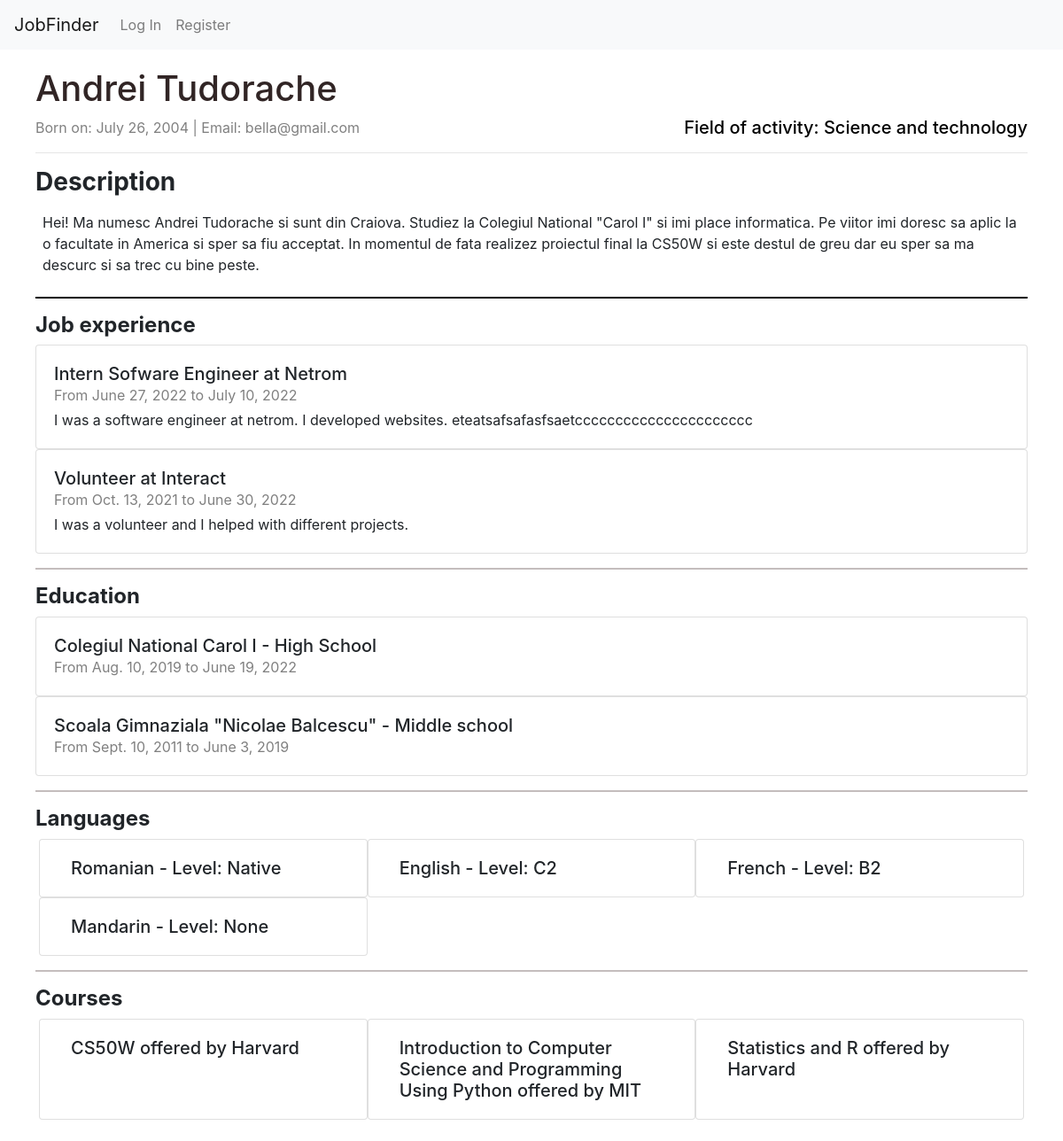
/profile/Bella, run on the app's committed database.
### JobFinderApp/models.py (models this page shows)
class User(AbstractUser):
    description = models.CharField(max_length=500, blank=True, null=True)
    birth_date = models.DateField(blank=True, null=True)
    field = models.CharField(max_length=500, blank=True, null=True)
    is_company = models.BooleanField(default=False)
    location = models.CharField(max_length=100, blank=True, null=True)
    link_to_location = models.CharField(max_length=200, blank=True, null=True)
    class Meta:
        ordering = ['-id']

class Job_experiences(models.Model):
    user = models.ForeignKey(User, on_delete=models.CASCADE, related_name="jobs")
    company_name = models.CharField(max_length=50)
    position = models.CharField(max_length=50)
    description = models.CharField(max_length=200)
    start_date = models.DateField(blank=True, null=True)
    end_date = models.DateField(blank=True, null=True)

class Education(models.Model):
    user = models.ForeignKey(User, on_delete=models.CASCADE, related_name="education")
    institution = models.CharField(max_length=50)
    level = models.CharField(max_length=50)
    start_date = models.DateField(blank=True, null=True)
    end_date = models.DateField(blank=True, null=True)

class Languages(models.Model):
    user = models.ForeignKey(User, on_delete=models.CASCADE, related_name="languages")
    language = models.CharField(max_length=50)
    level = models.CharField(max_length=50)

class Courses(models.Model):
    user = models.ForeignKey(User, on_delete=models.CASCADE, related_name="courses")
    name = models.CharField(max_length=50)
    institution = models.CharField(max_length=50)

### JobFinderApp/views.py (the view)
# urls.py: path("profile/<username>", views.profile, name="profile"),
def profile(request, username):
    return render(request, "JobFinderApp/profile.html", {
        "person": User.objects.get(username = username)
    })

### JobFinderApp/templates/JobFinderApp/profile.html (shortened to what this page needs)
{% extends "JobFinderApp/layout.html" %}
{% block body %}
    {% if not person.is_company %}
        <div class="container-fluid" style="padding: 20px 40px;">
            <h1 style="color:rgb(49, 37, 37);">{{ person.first_name }} {{ person.last_name }}</h1>
            <div style="color: grey">
                Born on: {{ person.birth_date }} | Email: {{ person.email }}
                {% if person.field %}
                    <h5 style="color: black; float: right;">Field of activity: {{ person.field }}</h5>
                {% endif %}
            </div>
            <hr>
            {% if person.description %}
                <div class="mt-3">
                    <h3><strong>Description</strong></h3>
                    <div class="p-2">
                        {{ person.description }}
                    </div>
                </div>
                <hr style="border-color: black; border-width: 2px;">
            {% endif %}
            <h4><strong>Job experience</strong></h4>
            {% for job in person.jobs.all %}
                <div class="card post">
                    <div class="card-body pb-1">
                        <h5 class="card-title mb-0">{{ job.position }} at {{ job.company_name }}</h5>
                        <span style="color: grey;">From {{ job.start_date }} to {{ job.end_date }}</span>
                        <p class="mt-1">{{ job.description }}</p>
                    </div>
                </div>
            {% empty %}
                <div style="padding-left: 3%;">
                    Looks like this user hasn't added any past jobs yet!
                </div>
            {% endfor %}
            <hr style="border-color: rgb(196, 189, 189); border-width: 2px;">
            <h4><strong>Education</strong></h4>
            {% for education in person.education.all %}
                <div class="card post">
                    <div class="card-body">
                        <h5 class="card-title mb-0">{{ education.institution }} - {{ education.level }}</h5>
                        <span style="color: grey;">From {{ education.start_date }} to {{ education.end_date }}</span>
                    </div>
                </div>
            {% empty %}
                <div style="padding-left: 3%;">
                    Looks like this user hasn't added any past education yet!
                </div>
            {% endfor %}
            <hr style="border-color: rgb(196, 189, 189); border-width: 2px;">
            <h4><strong>Languages</strong></h4>
            <div class="row m-1">
                {% for language in person.languages.all %}
                    <div class="col-4 card post" style="display: inline-block;">
                        <div class="card-body">
                            <h5 class="card-title mb-0">{{ language.language }} - Level: {{ language.level }}</h5>
                        </div>
                    </div>
                {% empty %}
                    <div style="padding-left: 3%;">
                        Looks like this user hasn't added any known languages yet!
                    </div>
                {% endfor %}
            </div>
            <hr style="border-color: rgb(196, 189, 189); border-width: 2px;">
            <h4><strong>Courses</strong></h4>
            <div class="row m-1">
            {% for course in person.courses.all %}
                <div class="col-4 card post" style="display: inline-block;">
                    <div class="card-body">
                        <h5 class="card-title mb-0">{{ course.name }} offered by {{ course.institution }}</h5>
                    </div>
                </div>
            {% empty %}
                <div style="padding-left: 3%;">
                    Looks like this user hasn't added any courses yet!
                </div>
            {% endfor %}
        </div>
    {% endif %}
{% endblock %}

### JobFinderApp/static/JobFinderApp/styles.css (style rules this page uses)
html, body { margin:0px; height:100%; }

### data on the page
User: first_name "Andrei", last_name "Tudorache", birth_date "July 26, 2004", email "bella@gmail.com", field "Science and technology", description "Hei! Ma numesc Andrei Tudorache si sunt din Craiova. Studiez la Colegiul National \"Carol I\" si imi place informatica. Pe viitor imi doresc sa aplic la o facultate in America si sper sa fiu acceptat. In momentul de fata realizez proiectul final la CS50W si este destul de greu dar eu sper sa ma descurc si sa trec cu bine peste."
Job_experiences: position "Intern Sofware Engineer", company_name "Netrom", start_date "June 27, 2022", end_date "July 10, 2022", description "I was a software engineer at netrom. I developed websites. eteatsafsafasfsaetcccccccccccccccccccccc"
Job_experiences: position "Volunteer", company_name "Interact", start_date "Oct. 13, 2021", end_date "June 30, 2022", description "I was a volunteer and I helped with different projects."
Education: institution "Colegiul National Carol I", level "High School", start_date "Aug. 10, 2019", end_date "June 19, 2022"
Education: institution "Scoala Gimnaziala \"Nicolae Balcescu\"", level "Middle school", start_date "Sept. 10, 2011", end_date "June 3, 2019"
Languages: language "Romanian", level "Native"
Languages: language "English", level "C2"
Languages: language "French", level "B2"
Languages: language "Mandarin", level "None"
Courses: name "CS50W", institution "Harvard"
Courses: name "Introduction to Computer Science and Programming Using Python", institution "MIT"
Courses: name "Statistics and R", institution "Harvard"
